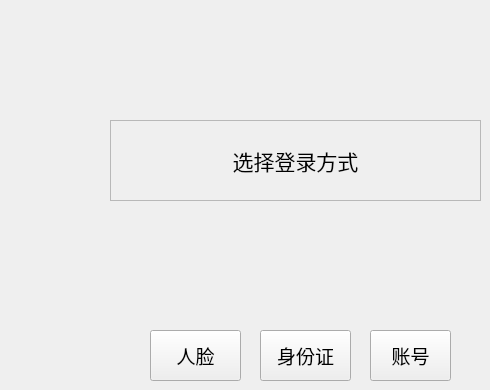
     <widget class="QWidget" name="loginpage">
      <widget class="QLabel" name="welcomeLabel">
       <property name="geometry">
        <rect>
         <x>110</x>
         <y>120</y>
         <width>371</width>
         <height>81</height>
        </rect>
       </property>
       <property name="font">
        <font>
         <family>Adobe 仿宋 Std R</family>
         <pointsize>16</pointsize>
        </font>
       </property>
       <property name="frameShape">
        <enum>QFrame::StyledPanel</enum>
       </property>
       <property name="text">
        <string>选择登录方式</string>
       </property>
       <property name="alignment">
        <set>Qt::AlignCenter</set>
       </property>
      </widget>
      <widget class="QPushButton" name="accountBtn">
       <property name="geometry">
        <rect>
         <x>370</x>
         <y>330</y>
         <width>81</width>
         <height>51</height>
        </rect>
       </property>
       <property name="font">
        <font>
         <family>Adobe 仿宋 Std R</family>
         <pointsize>14</pointsize>
        </font>
       </property>
       <property name="text">
        <string>账号</string>
       </property>
      </widget>
      <widget class="QPushButton" name="faceBtn">
       <property name="geometry">
        <rect>
         <x>150</x>
         <y>330</y>
         <width>91</width>
         <height>51</height>
        </rect>
       </property>
       <property name="font">
        <font>
         <family>Adobe 仿宋 Std R</family>
         <pointsize>14</pointsize>
        </font>
       </property>
       <property name="text">
        <string>人脸</string>
       </property>
      </widget>
      <widget class="QPushButton" name="idBtn">
       <property name="geometry">
        <rect>
         <x>260</x>
         <y>330</y>
         <width>91</width>
         <height>51</height>
        </rect>
       </property>
       <property name="font">
        <font>
         <family>Adobe 仿宋 Std R</family>
         <pointsize>14</pointsize>
        </font>
       </property>
       <property name="text">
        <string>身份证</string>
       </property>
       <property name="autoRepeatDelay">
        <number>294</number>
       </property>
       <property name="autoRepeatInterval">
        <number>95</number>
       </property>
      </widget>
     </widget>
